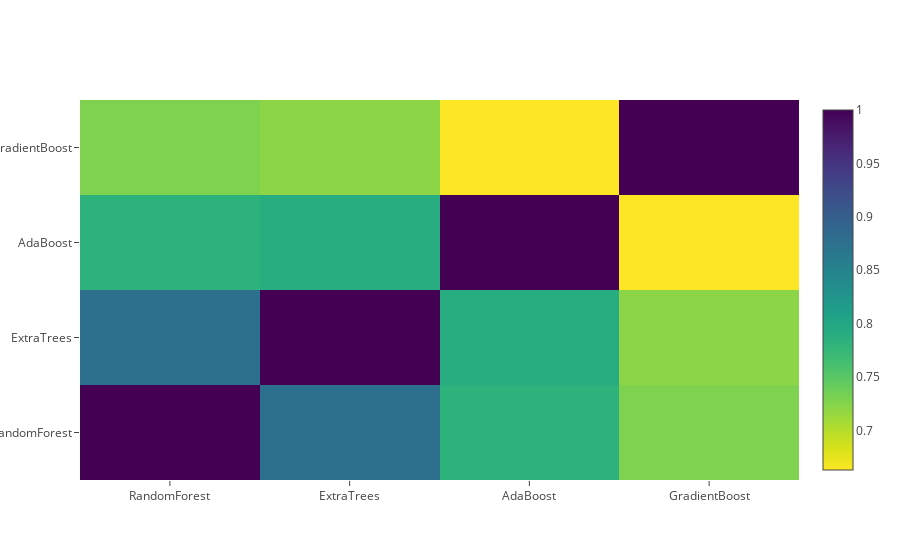

This figure's notebook cell:
### Markdown cell above
#### 두 번째 단계의 train 세트에 대한 상관관계 히트맵(correlation heatmap) 그려보기

### Code cell
data = [
    go.Heatmap(
        z= base_predictions_train.astype(float).corr().values ,
        x=base_predictions_train.columns.values,
        y= base_predictions_train.columns.values,
          colorscale='Viridis',
            showscale=True,
            reversescale = True
    )
]
py.iplot(data, filename='labelled-heatmap')

### Figure 1 — Plotly figure (JSON) as saved in the notebook; plotly's stock layout.template omitted (floating-point values rounded to 4 significant figures)
{"data": [{"colorscale": "Viridis", "reversescale": true, "showscale": true, "type": "heatmap", "uid": "117ebd26-9bf1-4f54-9b19-6e7919a591da", "x": ["RandomForest", "ExtraTrees", "AdaBoost", "GradientBoost"], "y": ["RandomForest", "ExtraTrees", "AdaBoost", "GradientBoost"], "z": [[1, 0.8755, 0.7829, 0.7286], [0.8755, 1, 0.7895, 0.7215], [0.7829, 0.7895, 1, 0.6631], [0.7286, 0.7215, 0.6631, 1]]}], "layout": {}}
